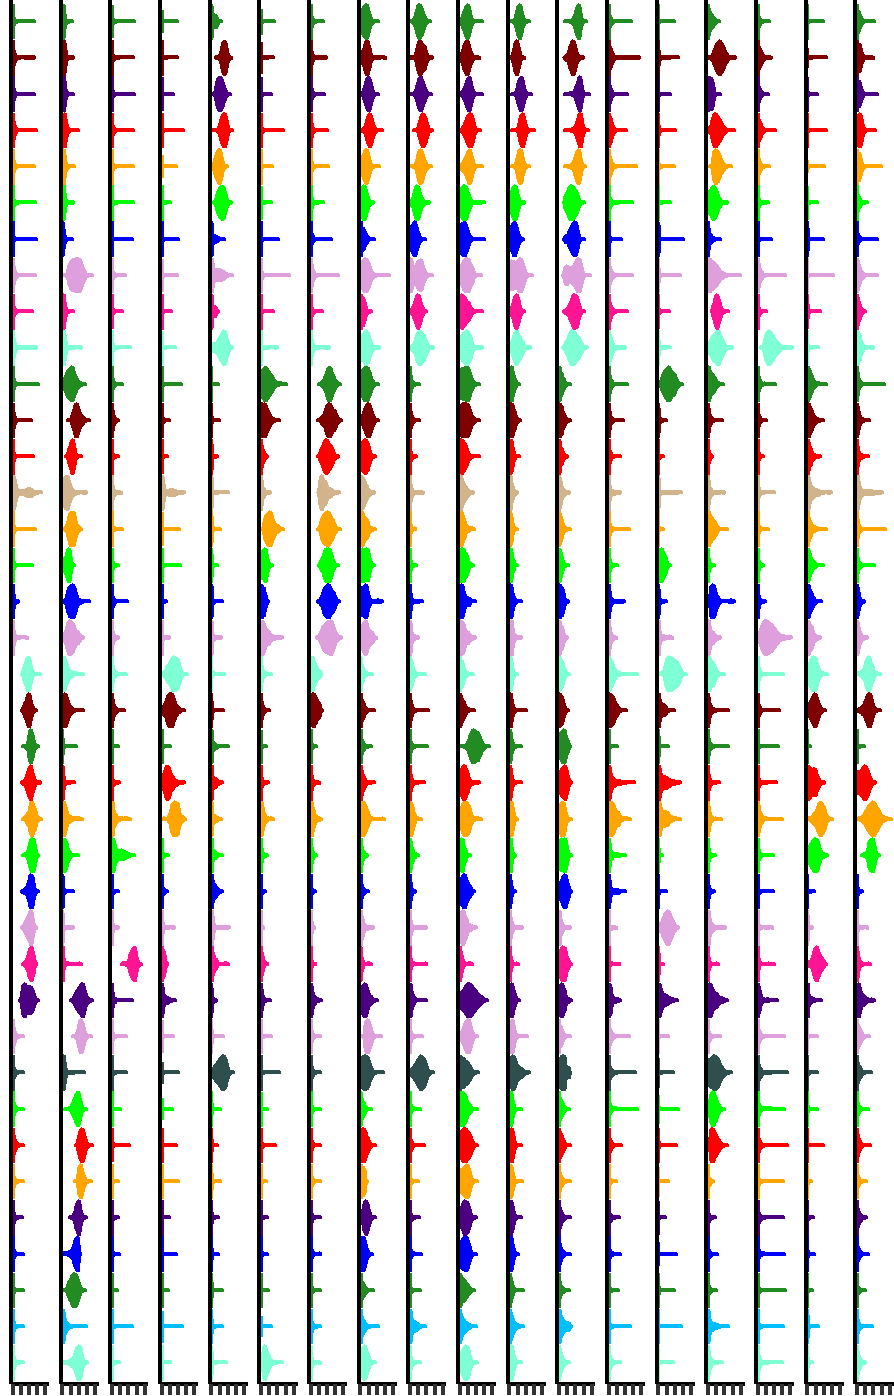

This figure's R source:
#Corey Williams, University of Virginia
#15 Jul, 2019
#Plot colored by expression of markers

rm(list = ls())
.libPaths( c( .libPaths(), "~/local/R_libs/") )

library(ZunderPipelineFunctions)
library(ggfortify)
library(ggstance)
library(ggpubr)
library(forcats)

## Input parameters
INPUT.FOLDER <- getwd()
OUTPUT.FOLDER <- INPUT.FOLDER
OUTPUT.FOLDER.NAME <- "_Markers"
CONCATTRANSFORMED.FILENAME <- "/concat_transformed_all.csv"
LAYOUT.FILENAME <- "/UMAP_layout.csv"
PANEL.FILENAME <- "/panel.csv"
CLUSTERS.FILENAME <- "/clusters_all.csv"
VIOLIN.HEIGHT.FACTOR <- 5
COLORS <- c("#228b22","#7f0000","#4b0082","#ff0000","#ffa500","#00ff00","#0000ff","#dda0dd","#ff1493","#7fffd4",
            "#228b22","#7f0000","#ff0000","#d2b48c","#ffa500","#00ff00","#0000ff","#dda0dd",
            "#7fffd4","#7f0000","#228b22","#ff0000","#ffa500","#00ff00","#0000ff","#dda0dd","#ff1493","#4b0082",
            "#dda0dd","#2f4f4f","#00ff00","#ff0000","#ffa500","#4b0082","#0000ff","#228b22","#00bfff","#7fffd4")

## Read needed files
concat.transformed <- read.concat.transformed(INPUT.FOLDER,CONCATTRANSFORMED.FILENAME)
panel <- read.panel(INPUT.FOLDER,PANEL.FILENAME)
clusters.in <- read.clusters(INPUT.FOLDER,CLUSTERS.FILENAME)

## Prep dataframe for plotting
plotting.vars <- get.plotting.annotate(panel)
plotting.df <- as.data.frame(cbind(concat.transformed[,plotting.vars],clusters.in))
colnames(plotting.df)[ncol(plotting.df)] <- "cluster"

#Make list of violin plots by cluster
plist = sapply(plotting.vars, function(marker.plotting) {
  # if (marker.plotting == plotting.vars[1]){
  #   ggplot(plotting.df, 
  #          aes(x = plotting.df[,marker.plotting], y = fct_rev(factor(cluster)), 
  #              fill = factor(cluster))) + 
  #     geom_violinh(trim=FALSE,scale = "width") + xlim(0,8.5) +
  #     xlab(marker.plotting) + 
  #     theme(panel.grid.major = element_blank(),panel.grid.minor = element_blank(),
  #           panel.background = element_blank(),axis.line = element_line(colour = "black"),
  #           legend.position = "none",axis.text.x = element_blank(),axis.title.y = element_blank(),
  #           axis.title.x = element_text(size = 8))
  # }
  # else {
  #   ggplot(plotting.df, 
  #          aes(x = plotting.df[,marker.plotting], y = fct_rev(factor(cluster)), 
  #              fill = factor(cluster))) + 
  #     geom_violinh(trim=FALSE,scale = "width") + xlim(0,8.5) +
  #     xlab(marker.plotting) + 
  #     theme(panel.grid.major = element_blank(), panel.grid.minor = element_blank(),
  #           panel.background = element_blank(), axis.line = element_line(colour = "black"), 
  #           legend.position = "none",axis.text = element_blank(),axis.title.y = element_blank(),
  #           axis.title.x = element_text(size = 8))
  # }
  ggplot(plotting.df, 
         aes(x = plotting.df[,marker.plotting], y = fct_rev(factor(cluster)), 
             fill = factor(cluster),color = factor(cluster))) + 
    geom_violinh(trim=FALSE,scale = "width") + xlim(0,8.5) +
    xlab(marker.plotting) + 
    scale_fill_manual(values = COLORS) + #scale_color_manual(values = COLORS) + 
    theme(panel.grid.major = element_blank(), panel.grid.minor = element_blank(),
          panel.background = element_blank(), axis.line = element_line(colour = "black"), 
          legend.position = "none",
          axis.text = element_blank(),axis.title.y = element_blank(),
          axis.title.x = element_blank(),plot.margin = margin(),axis.ticks.y = element_blank())
}, simplify=FALSE)
#save Violin plots
ggsave("ViolinPlots_big.png",
       annotate_figure(ggarrange(plotlist = plist,ncol=length(plist)) + theme(plot.margin = margin())),
       height=4.656*2,width=2.98*2,units = "in")